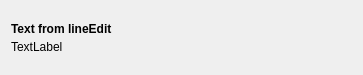
<?xml version="1.0" encoding="UTF-8"?>
<ui version="4.0">
 <class>DetailListWidgetItem</class>
 <widget class="QWidget" name="DetailListWidgetItem">
  <property name="geometry">
   <rect>
    <x>0</x>
    <y>0</y>
    <width>363</width>
    <height>75</height>
   </rect>
  </property>
  <property name="windowTitle">
   <string>Form</string>
  </property>
  <layout class="QGridLayout" name="gridLayout">
   <item row="0" column="0">
    <layout class="QVBoxLayout" name="verticalLayout">
     <property name="spacing">
      <number>4</number>
     </property>
     <item>
      <widget class="QLabel" name="titleLabel">
       <property name="sizePolicy">
        <sizepolicy hsizetype="Preferred" vsizetype="Preferred">
         <horstretch>0</horstretch>
         <verstretch>0</verstretch>
        </sizepolicy>
       </property>
       <property name="font">
        <font>
         <weight>75</weight>
         <bold>true</bold>
        </font>
       </property>
       <property name="text">
        <string>Text from lineEdit</string>
       </property>
       <property name="alignment">
        <set>Qt::AlignBottom|Qt::AlignLeading|Qt::AlignLeft</set>
       </property>
      </widget>
     </item>
     <item>
      <widget class="QLabel" name="subtitleLabel">
       <property name="sizePolicy">
        <sizepolicy hsizetype="Preferred" vsizetype="Preferred">
         <horstretch>0</horstretch>
         <verstretch>0</verstretch>
        </sizepolicy>
       </property>
       <property name="font">
        <font>
         <pointsize>9</pointsize>
        </font>
       </property>
       <property name="autoFillBackground">
        <bool>false</bool>
       </property>
       <property name="styleSheet">
        <string notr="true">text-transform: uppercase;</string>
       </property>
       <property name="text">
        <string>TextLabel</string>
       </property>
       <property name="alignment">
        <set>Qt::AlignLeading|Qt::AlignLeft|Qt::AlignTop</set>
       </property>
      </widget>
     </item>
    </layout>
   </item>
  </layout>
 </widget>
 <resources/>
 <connections/>
</ui>
